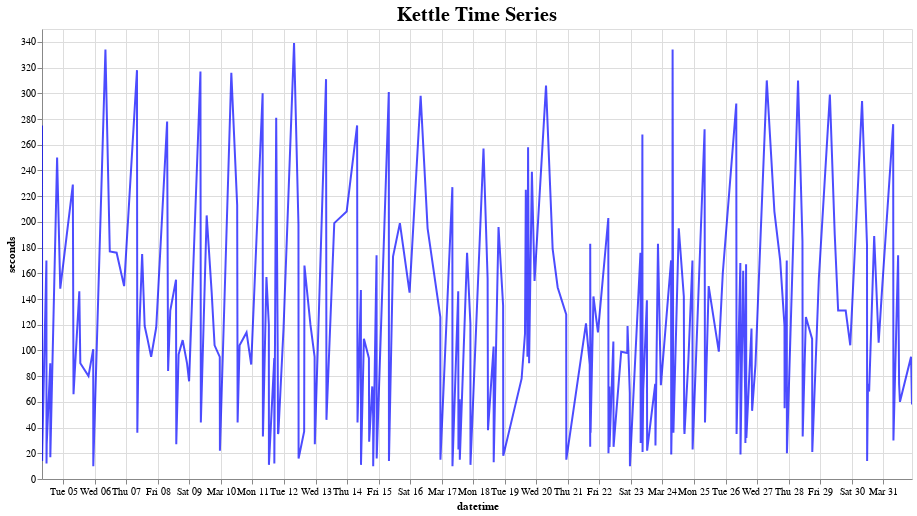

The notebook cell this image was saved under:
### Code cell
# Use the altair library to make an interactive chart of the time series with days of the week shown
alt.Chart(Q4_data).mark_line(size=2, opacity=0.7, color = 'Blue').encode(
        x='datetime:T',
        y=alt.Y('seconds', title='seconds'),    
        tooltip=['datetime', 'seconds']
    ).interactive().properties(
        title='Kettle Time Series', width=870, height=450
    ).configure_title(fontSize=20)

    # .transform_window(rolling_mean='mean(seconds)',frame=[-15, 15])

### Figure 1 — Vega-Lite specification as saved in the notebook (floating-point values rounded to 4 significant figures; data arrays with more than 128 entries replaced by an {"elided": "..."} marker saying what was removed)
{"config": {"view": {"continuousWidth": 400, "continuousHeight": 300}, "title": {"fontSize": 20}}, "data": {"name": "data-d12b15084827697311c102642e0a8939"}, "mark": {"type": "line", "color": "Blue", "opacity": 0.7, "size": 2}, "encoding": {"tooltip": [{"type": "temporal", "field": "datetime"}, {"type": "quantitative", "field": "seconds"}], "x": {"type": "temporal", "field": "datetime"}, "y": {"type": "quantitative", "field": "seconds", "title": "seconds"}}, "height": 450, "selection": {"selector001": {"type": "interval", "bind": "scales", "encodings": ["x", "y"]}}, "title": "Kettle Time Series", "width": 870, "$schema": "https://vega.github.io/schema/vega-lite/v4.0.2.json", "datasets": {"data-d12b15084827697311c102642e0a8939": {"elided": "222 records"}}}
